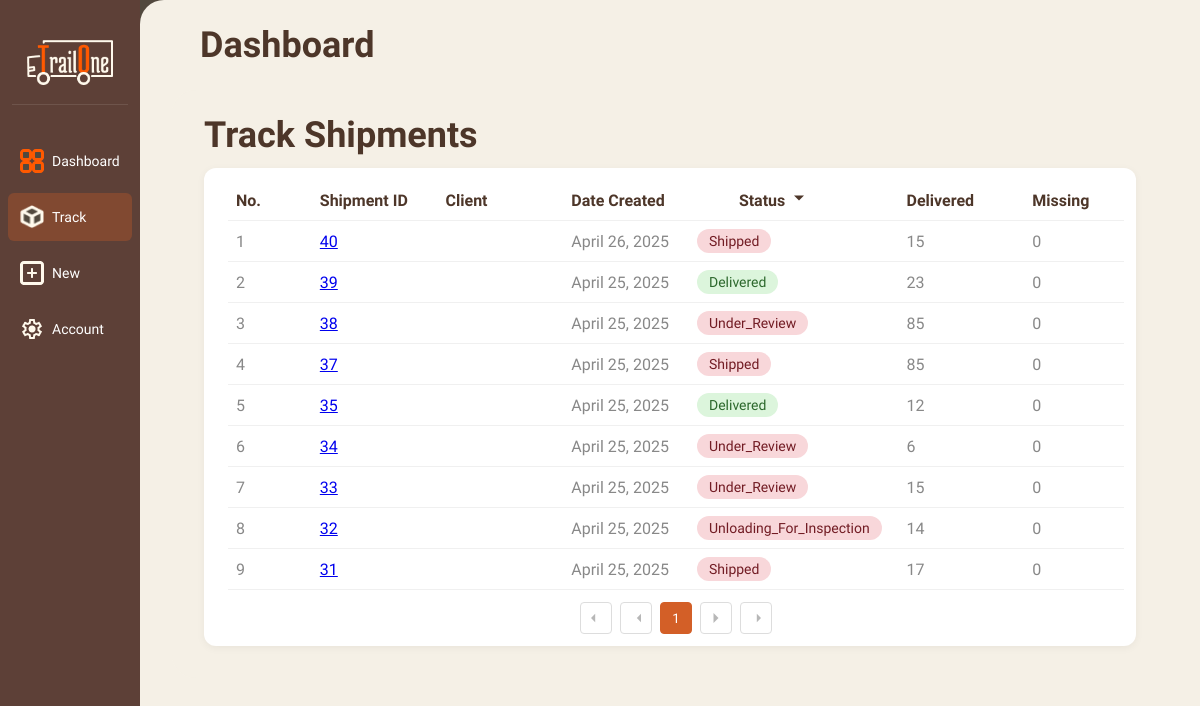
Screenshot of /orders/track with the database file from the repository.
### order/models.py (models this page shows, shortened)
class Shipment(models.Model):
    shipment_id = models.AutoField(primary_key=True)
    user = models.ForeignKey(Users, db_column="user_id", on_delete=models.CASCADE)  # Use Users model instead of the default User
    status = models.CharField(max_length=50, null=True, blank=True)
    created_at = models.DateTimeField(auto_now_add=True)  # Automatically set the timestamp when created
    updated_at = models.DateTimeField(auto_now=True)      # Automatically set the timestamp when updated

### order/views.py (the view)
# urls.py: path('orders/track', views.view_track_orders, name='view_track_orders'),
def view_track_orders(request):
    status_filter = request.GET.get('status', None)
    if request.session.get('user_role') == 'CLIENT':
        user_id = request.session.get('user_id')
        shipments = Shipment.objects.filter(user_id=user_id)
        users = Users.objects.filter(id=user_id)
    else:
        shipments = Shipment.objects.all()
    if status_filter:
        shipments = shipments.filter(status=status_filter)
        users = users.filter(status=status_filter)
    shipments = shipments.order_by('-shipment_id', '-created_at')
    def calculate_totals(shipments):
        for shipment in shipments:
            total_quantity = sum(item.quantity for item in shipment.items.all())
            shipment.total_quantity = total_quantity
        return shipments
    shipments = calculate_totals(shipments)
    paginator = Paginator(shipments, 10)
    page_number = request.GET.get('page')
    page_obj = paginator.get_page(page_number)
    total_missing = sum(s.total_quantity for s in page_obj.object_list if s.status == 'pending')
    total_delivered = sum(s.total_quantity for s in page_obj.object_list if s.status == 'delivered')
    return render(request, 'orders/view_track_orders.html', {
        'page_obj': page_obj,
        'total_missing': total_missing,
        'total_delivered': total_delivered,
        'status_filter': status_filter,
    })

### order/templates/orders/view_track_orders.html (shortened to what this page needs)
{% extends 'base.html' %}
{% load static %}
{% block page_name %}Dashboard{% endblock %}
{% block content %}
<div class="main-content">
  <div class="content-wrapper">
    <h1 class="page-title">Track Shipments</h1>
    <div class="table-container">
      <div class="table-header">
        <div class="table-cell cell-no" style="width: 10%;"><b>No.</b></div>
        <div class="table-cell cell-product-id" style="width: 15%;"><b>Shipment ID</b></div>
        <div class="table-cell cell-client" style="width: 15%;">
          <b>Client</b>
        </div>
        <div class="table-cell cell-date" style="width: 20%;">
          <b>Date Created</b>
        </div>
        <div class="table-cell cell-status" style="width: 20%;">
          <b>Status</b>
          <div class="sort-icon-container" style="position: relative;">
            <svg class="icon sort-icon" viewBox="0 0 24 24" fill="none" stroke="currentColor" stroke-width="2" stroke-linecap="round" stroke-linejoin="round" width="16" height="16" onclick="toggleDropdown()">
              <polyline points="9 18 15 12 9 6"></polyline>
            </svg>
          </div>
        </div>
        <div class="table-cell cell-delivered" style="width: 15%;"><b>Delivered</b></div>
        <div class="table-cell cell-missing" style="width: 10%;"><b>Missing</b></div>
      </div>
      {% for shipment in page_obj %}
      <div class="table-row">
        <div class="table-cell cell-no text-gray" style="width: 10%;">{{ forloop.counter }}</div>
        <div class="table-cell cell-product-id font-medium" style="width: 15%;"><a href="{% url 'view_track_order_detail' id=shipment.shipment_id %}">{{ shipment.shipment_id }}</a></div>
        <div class="table-cell cell-date text-gray" style="width: 15%;">{{ shipment.created_at|date:"F d, Y" }}</div>
        <div class="table-cell cell-status" style="width: 25%;">
          <span class="status-badge {% if shipment.status == 'delivered' %}status-completed{% elif shipment.status == 'pending' %}status-pending{% else %}status-cancelled{% endif %}">
            {{ shipment.status|title }}
          </span>
        </div>
        <div class="table-cell cell-delivered text-gray" style="width: 15%;">{{ shipment.total_quantity }}</div>
        <div class="table-cell cell-missing text-gray" style="width: 10%;">
          {% if shipment.status == 'pending' %}
            {{ shipment.total_quantity }}
          {% else %}
            0
          {% endif %}
        </div>
      </div>
      {% endfor %}
      <div class="pagination">
        {% if page_obj.has_previous %}
          <button class="page-button" onclick="location.href='?page=1'" aria-label="First">
            <svg class="icon" viewBox="0 0 24 24" fill="none" stroke="currentColor" stroke-width="2" stroke-linecap="round" stroke-linejoin="round" width="16" height="16">
              <polyline points="11 17 6 12 11 7"></polyline>
            </svg>
          </button>
          <button class="page-button" onclick="location.href='?page={{ page_obj.previous_page_number }}'" aria-label="Previous">
            <svg class="icon" viewBox="0 0 24 24" fill="none" stroke="currentColor" stroke-width="2" stroke-linecap="round" stroke-linejoin="round" width="16" height="16">
              <polyline points="18 17 13 12 18 7"></polyline>
            </svg>
          </button>
        {% else %}
          <button class="page-button" disabled>
            <svg class="icon" viewBox="0 0 24 24" fill="none" stroke="currentColor" stroke-width="2" stroke-linecap="round" stroke-linejoin="round" width="16" height="16">
              <polyline points="11 17 6 12 11 7"></polyline>
            </svg>
          </button>
          <button class="page-button" disabled>
            <svg class="icon" viewBox="0 0 24 24" fill="none" stroke="currentColor" stroke-width="2" stroke-linecap="round" stroke-linejoin="round" width="16" height="16">
              <polyline points="18 17 13 12 18 7"></polyline>
            </svg>
          </button>
        {% endif %}
        {% for num in page_obj.paginator.page_range %}
          <button class="page-button {% if page_obj.number == num %}active{% endif %}" onclick="location.href='?page={{ num }}'" aria-label="Page {{ num }}">{{ num }}</button>
        {% endfor %}
        {% if page_obj.has_next %}
          <button class="page-button" onclick="location.href='?page={{ page_obj.next_page_number }}'" aria-label="Next">
            <svg class="icon" viewBox="0 0 24 24" fill="none" stroke="currentColor" stroke-width="2" stroke-linecap="round" stroke-linejoin="round" width="16" height="16">
              <polyline points="9 18 15 12 9 6"></polyline>
            </svg>
          </button>
          <button class="page-button" onclick="location.href='?page={{ page_obj.paginator.num_pages }}'" aria-label="Last">
            <svg class="icon" viewBox="0 0 24 24" fill="none" stroke="currentColor" stroke-width="2" stroke-linecap="round" stroke-linejoin="round" width="16" height="16">
              <polyline points="13 17 18 12 13 7"></polyline>
            </svg>
          </button>
        {% else %}
          <button class="page-button" disabled>
            <svg class="icon" viewBox="0 0 24 24" fill="none" stroke="currentColor" stroke-width="2" stroke-linecap="round" stroke-linejoin="round" width="16" height="16">
              <polyline points="9 18 15 12 9 6"></polyline>
            </svg>
          </button>
          <button class="page-button" disabled>
            <svg class="icon" viewBox="0 0 24 24" fill="none" stroke="currentColor" stroke-width="2" stroke-linecap="round" stroke-linejoin="round" width="16" height="16">
              <polyline points="13 17 18 12 13 7"></polyline>
            </svg>
          </button>
        {% endif %}
      </div>
    </div>
  </div>
</div>
{% endblock %}

### order/templates/base.html (shortened to what this page needs)
{% load static %}
<!DOCTYPE html>
<html lang="en">
<head>
  <link rel="stylesheet" href="{% static 'css/style2.css' %}">
</head>
<body>
  <div class="sidebar">
    <div class="logo-container">
      <div class="logo">
        <img src="{% static 'images/logo1.png' %}" alt="Logo" width="100">
      </div>
    </div>
    <nav class="nav">
      <a href="{% url 'dashboard' %}" class="nav-link {% if request.path == '/dashboard' %}active{% endif %}"
      style="color: {% if request.path == '/dashboard/' %}orange{% else %}inherit{% endif %};">
        <img src="{% static 'images/Group 7(1).png' %}" width="24" height="24" alt="Dashboard Icon">
        <span>Dashboard</span>
      </a>
      <a href="{% url 'view_track_orders' %}" class="nav-link {% if request.path == '/orders/track' %}active{% endif %}"
        style="color: {% if request.path == '/orders/track/' %}orange{% else %}inherit{% endif %};">
        <img src="{% static 'images/Group 13.png' %}" width="24" height="24" alt="Track Icon">
        <span>Track</span>
      </a>
      {% if request.session.user_role != 'CLIENT' %}
        <a href="{% url 'view_create_orders' %}" class="nav-link {% if request.path == '/orders/create' %}active{% endif %}"
            style="color: {% if request.path == '/orders/create/' %}orange{% else %}inherit{% endif %};">
          <img src="{% static 'images/Group 44.png' %}" width="24" height="24" alt="New Icon">
          <span>New</span>
        </a>
      {% endif %}
      <a href="{% url 'account' %}" class="nav-link {% if request.path == '/account/' %}active{% endif %}"
      style="color: {% if request.path == '/account/' %}orange{% else %}inherit{% endif %};">
        <img src="{% static 'images/Group 21.png' %}" width="24" height="24" alt="Settings Icon">
        <span>Account</span>
      </a>
    </nav>
  </div>
  <div class="main-content">
    <div class="content-wrapper">
      <div class="header-wrapper">
        <h1 class="page-title">{% block page_name %}{% endblock %}</h1>
      </div>
      {% block content %}
      {% endblock %}
    </div>
  </div>
</body>
</html>

### order/static/css/style2.css (style rules this page uses)
* { margin: 0; padding: 0; box-sizing: border-box; font-family: 'Segoe UI', Tahoma, Geneva, Verdana, sans-serif; }
.sidebar { width: 140px; background-color: #5d4037; min-height: 100vh; color: white; padding: 20px 0; }
.logo { padding: 15px; border-bottom: 1px solid rgba(255, 255, 255, 0.1); margin-bottom: 20px; text-align: center; }
.table-container { background-color: white; border-radius: 8px; overflow: hidden; box-shadow: 0 2px 5px rgba(0, 0, 0, 0.1); }
.pagination { display: flex; justify-content: center; margin-top: 20px; align-items: center; }
body { background-color: #52493E; color: #333; height: 100vh; display: flex; overflow: hidden; }
.logo-container { padding: 12px; }
.logo img { width: 100%; height: auto; }
.nav { flex: 1; padding: 0 8px; }
.nav-link { display: flex; align-items: center; gap: 8px; color: #FFF9EC; padding: 12px; margin-bottom: 8px; border-radius: 6px; text-decoration: none; transition: background-color 0.2s; }
.nav-link.active { background-color: rgba(211, 95, 39, 0.3); color: white; }
.nav-link span { font-size: 14px; }
.main-content { flex: 1; background-color: #f5f0e6; border-radius: 24px 0 0 24px; overflow: auto; }
.content-wrapper { padding-top: 24px; padding-left: 12px; }
.header-wrapper { display: flex; justify-content: space-between; align-items: center; margin-bottom: 12px; }
.header-wrapper { margin-left: 28px; }
.page-title { font-size: 36px; font-weight: bold; color: #4d3629; margin-bottom: 12px; }
.table-header { display: flex; align-items: center; padding: 8px; border-bottom: 1px solid #f0f0f0; color: #4d3629; font-weight: 500; }
.table-cell { display: flex; align-items: center; }
.cell-no { width: 64px; }
.cell-product-id { width: 160px; }
.cell-client { width: 192px; }
.cell-date { width: 192px; }
.cell-status { width: 128px; }
.cell-delivered { width: 128px; }
.cell-missing { width: 128px; }
.sort-icon { margin-left: 4px; transform: rotate(90deg); }
.table-row { display: flex; align-items: center; padding: 8px; border-bottom: 1px solid #f0f0f0; color: #4d3629; }
.text-gray { color: #888; }
.font-medium { font-weight: 500; }
.status-badge { padding: 4px 12px; border-radius: 9999px; font-size: 14px; }
.status-completed { background-color: #dcf5dc; color: #2c682c; }
.status-cancelled { background-color: #f8d7da; color: #721c24; }
.page-button { width: 32px; height: 32px; display: flex; align-items: center; justify-content: center; border-radius: 4px; border: 1px solid #ddd; background-color: transparent; cursor: pointer; }
.page-button.active { background-color: #d35f27; color: white; border-color: #d35f27; }
.icon { display: inline-block; width: 20px; height: 20px; stroke-width: 0; stroke: currentColor; fill: currentColor; }
* { margin: 0; padding: 0; box-sizing: border-box; font-family: 'Sen'; }
.sidebar { width: 140px; display: flex; flex-direction: column; padding: 10px 0; }
.logo { text-align: center; }
.content-wrapper { padding-top: 24px; padding-left: 32px; padding-right: 32px; padding-bottom: 32px; }
.page-title { font-size: 36px; font-weight: bold; color: #4d3629; margin-bottom: 24px; }
.content-wrapper { padding-top: 24px; padding-left: 32px; }
.table-container { background-color: white; border-radius: 12px; padding: 12px; padding-left:24px; box-shadow: 0 2px 8px rgba(0, 0, 0, 0.05); }
.pagination { display: flex; justify-content: center; align-items: center; gap: 8px; margin-top: 12px; color: #4d3629; }
.cell-no { width: 84px; }

### rows the page displays
Shipment: shipment_id "40", created_at "April 26, 2025", status "Shipped", total_quantity "15"
Shipment: shipment_id "39", created_at "April 25, 2025", status "Delivered", total_quantity "23"
Shipment: shipment_id "38", created_at "April 25, 2025", status "Under_Review", total_quantity "85"
Shipment: shipment_id "37", created_at "April 25, 2025", status "Shipped", total_quantity "85"
Shipment: shipment_id "35", created_at "April 25, 2025", status "Delivered", total_quantity "12"
Shipment: shipment_id "34", created_at "April 25, 2025", status "Under_Review", total_quantity "6"
Shipment: shipment_id "33", created_at "April 25, 2025", status "Under_Review", total_quantity "15"
Shipment: shipment_id "32", created_at "April 25, 2025", status "Unloading_For_Inspection", total_quantity "14"
Shipment: shipment_id "31", created_at "April 25, 2025", status "Shipped", total_quantity "17"

### other values shown
{{ num }} "1"
